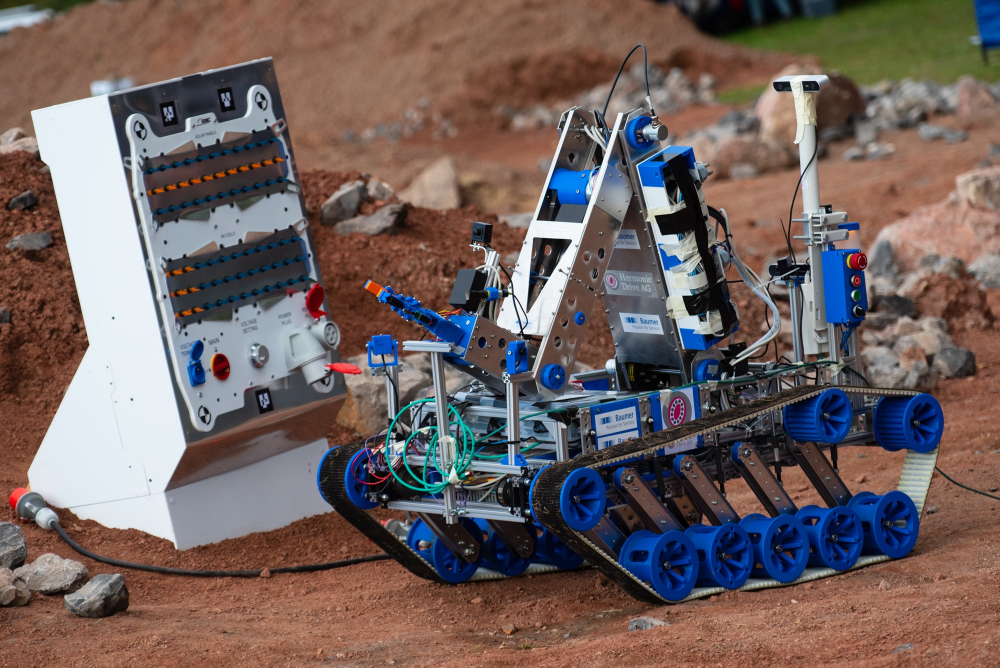
#> input picture 1-box/body/task-example.jpg, 2000 x 1335 px (shown at 1/2 size)
$ jupyter execute funclib_body.ipynb   (older library calls are emulated)
#> lines starting #> are read from the running program, lines starting #| are printed output that depends on the picture; after the words box and inside, x2 and y2 are one past the last pixel; in counts of white or black regions, pixels touching at a corner belong together
[cell 1]
def mythreshold(img2thr,thrmethod, thrparam):

     #adaptive param??

    if thrmethod=='canny':
        #requires 3 param , eg: thrparam=(120,255,0)
        ## also thrparam[1]=2*thrparam[0]
        img2thr_grey=cv2.cvtColor(img2thr, cv2.COLOR_RGB2GRAY)
        thrdimg = cv2.Canny(img2thr_grey, thrparam[0], thrparam[1], thrparam[2])
    elif thrmethod=='simple':
        #requires 2 param , eg: thrparam=(127,255)
        img2thr_grey=cv2.cvtColor(img2thr, cv2.COLOR_RGB2GRAY)
        _,thrdimg = cv2.threshold(img2thr_grey,thrparam[0], thrparam[1],cv2.THRESH_BINARY)
        #also cv2.THRESH_BINARY_INV , cv2.THRESH_TRUNC , cv2.THRESH_TOZERO , cv2.THRESH_TOZERO_INV
    elif thrmethod=='otsu':
        #requires 2 param , eg: thrparam=(0,255)
        img2thr_grey=cv2.cvtColor(img2thr, cv2.COLOR_RGB2GRAY)
        _,thrdimg = cv2.threshold(img2thr_grey,thrparam[0], thrparam[1],
                                           cv2.THRESH_BINARY+cv2.THRESH_OTSU)
    elif thrmethod=='adaptive':
        # requires 3 param , eg: thrparam=(255,11,2)
        img2thr_grey=cv2.cvtColor(img2thr, cv2.COLOR_RGB2GRAY)
        thrdimg=cv2.adaptiveThreshold(img2thr_grey,thrparam[0], cv2.ADAPTIVE_THRESH_MEAN_C,
                                      cv2.THRESH_BINARY,thrparam[1], thrparam[2])
        #also cv2.ADAPTIVE_THRESH_GAUSSIAN_C , same parameters
    elif thrmethod=='killcolor':
        #requires 2 param (vectorial) , eg: thrcol_low=(50,50,50) , thrcol_high=(255,255,255)
        thrcol_low=(thrparam[0],thrparam[1],thrparam[2])
        thrcol_high=(thrparam[3],thrparam[4],thrparam[5]) #color window
        thrimg_hsv=cv2.cvtColor(img2thr, cv2.COLOR_BGR2HSV) #hsv
        thrmask = cv2.bitwise_not(cv2.inRange(thrimg_hsv, thrcol_low,thrcol_high))
        thrdimg = thrmask# for the mask #cv2.bitwise_and(img2thr,img2thr, mask=thrmask) #for the masked image
    elif thrmethod=='letcolor':
        #requires 2 param (vectorial) ,
        thrcol_low=(thrparam[0],thrparam[1],thrparam[2])
        thrcol_high=(thrparam[3],thrparam[4],thrparam[5])
        thrimg_hsv=cv2.cvtColor(img2thr, cv2.COLOR_BGR2HSV)
        thrmask = cv2.inRange(thrimg_hsv, thrcol_low,thrcol_high)
        thrdimg = thrmask#cv2.bitwise_and(img2thr,img2thr, mask=thrmask)
    #else: print('not binarized!')
    return thrdimg

## switch, elif, dictionaris: which one to use?
#https://www.pydanny.com/why-doesnt-python-have-switch-case.html
#https://stackoverflow.com/questions/60208/replacements-for-switch-statement-in-python
## more efficient way to pass many parameters
#
# [42 lines left out: functions myfilter, mymorph, not called in this run]

[cell 2]
# [77 lines left out: function box_rectangles, not called in this run]

[cell 3]
import cv2
from matplotlib import pyplot as plt
import numpy as np
image = cv2.cvtColor(cv2.imread("body/task-example.jpg"), cv2.COLOR_BGR2RGB)
cannyparam=(120,255,0)
simpleparam=(127,255)
otsuparam=(0,255)
adaptiveparam=(255,11,2)
colorparam=(50,50,50,255,255,255)
drawcolor=(255,0,150)
drawthickness=3
threshimg = mythreshold(image,'letcolor',colorparam)
#> in mythreshold, `thrimg_hsv=cv2.cvtColor(img2thr, cv2.COLOR_BGR2HSV)`: thrimg_hsv: shape (1335, 2000, 3); mean H, S, V 80, 97.5, 126.4
#> in mythreshold, `thrmask = cv2.inRange(thrimg_hsv, thrcol_low,thrcol_high)`:
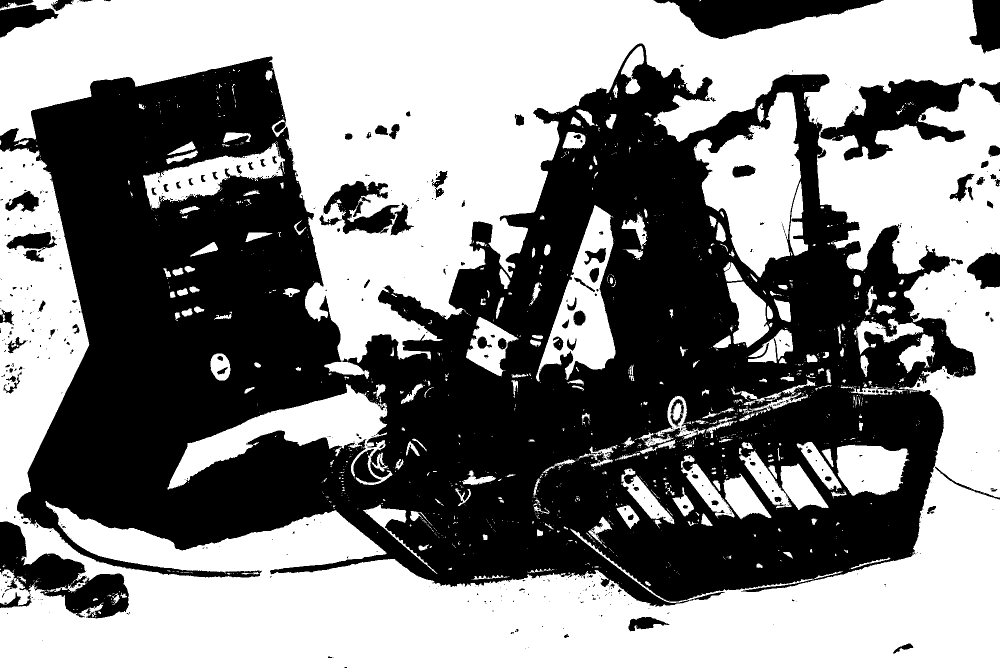
#> thrmask: shape (1335, 2000) (shown at 1/2 size); 52.2% white; 644 black regions (512 under 20 px)
plt.imshow(threshimg)
plt.show()
#histthrd,_ = np.histogram(threshimg,256,[0,256])
#plt.plot(histthrd)
#plt.show()

cnts = cv2.findContours(threshimg, cv2.RETR_EXTERNAL, cv2.CHAIN_APPROX_SIMPLE)
#> cnts = 1382 contours, 1179 with area under 20; largest, box (x1, y1, x2, y2) and area: (0, 0, 2000, 1335) 1206621, (1387, 184, 1602, 555) 43166, (335, 768, 785, 979) 29732, (1072, 410, 1231, 763) 25734, (286, 285, 570, 417) 14890
#implement the better funtion to pick cnts wrt py version
#cnts=imutils.xyz(cnts)

cnts = cnts[0] if len(cnts) == 2 else cnts[1]
if 1:
    for c in cnts:
        x,y,w,h = cv2.boundingRect(c)
        cv2.rectangle(image, (x,y), (x+w,y+h), drawcolor, drawthickness)
#> this loop made 1382 passes
#> (x, y, w, h) on passes 1, 2, 5: (190, 1232, 3, 3), (196, 1222, 6, 6), (222, 1196, 2, 4)
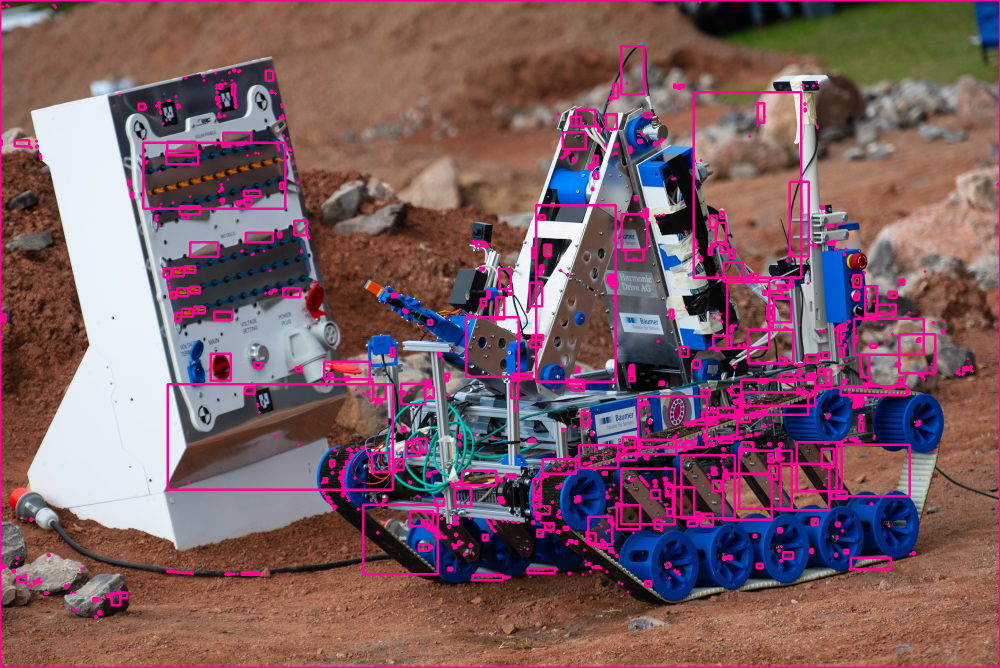
#> image: shape (1335, 2000, 3) (shown at 1/2 size); mean R, G, B 124.3, 92.6, 99.8
        # "WORKING"
else:
    for c in cnts:
        rect = cv2.minAreaRect(c)
        box = cv2.boxPoints(rect)
        box = np.int0(box)
        cv2.drawContours(image,[box],0,drawcolor,drawthickness)

plt.imshow(image)
plt.show()

[cell 4]
#totally stolen

import cv2
import time
import numpy as np

##################
DELAY = 0.02
USE_CAM = 1
IS_FOUND = 0

MORPH = 7
CANNY = 250
##################
# 420x600 oranı 105mmx150mm gerçek boyuttaki kağıt için
_width  = 600.0
_height = 420.0
_margin = 0.0
##################

if USE_CAM: video_capture = cv2.VideoCapture(0)

corners = np.array(
    [
    [[  _margin, _margin]],
    [[ _margin, _height + _margin  ]],
    [[ _width + _margin, _height + _margin  ]],
    [[ _width + _margin, _margin ]],
    ]
)

pts_dst = np.array( corners, np.float32 )

while True :

    if USE_CAM :
        ret, rgb = video_capture.read()
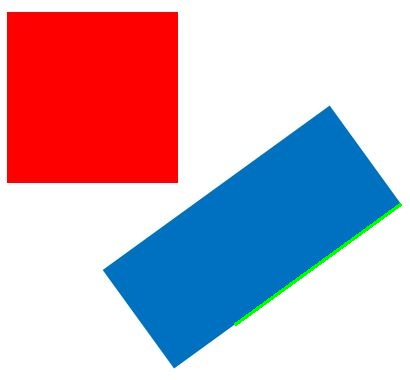
#> input picture 1-box/houghlines5.jpg, 410 x 380 px, given in place of the camera
#> rgb is the input picture: shape (380, 410, 3); mean B, G, R 192.2, 176.1, 197.8
    else :
        ret = 1
        rgb = cv2.imread( "opencv.jpg", 1 )

    if ( ret ):

        gray = cv2.cvtColor( rgb, cv2.COLOR_BGR2GRAY )
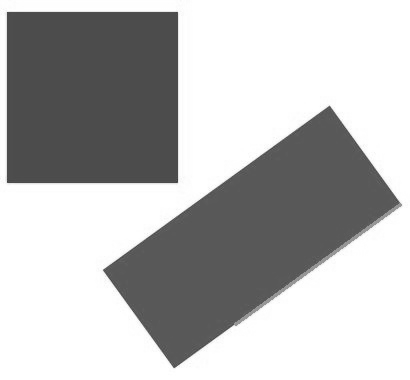
#> gray: shape (380, 410); min 61, max 255, mean 184.4

        gray = cv2.bilateralFilter( gray, 1, 10, 120 )

        edges  = cv2.Canny( gray, 10, CANNY )
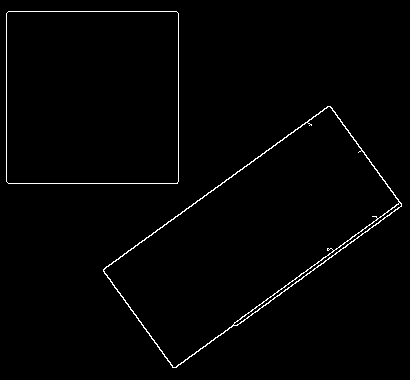
#> edges: shape (380, 410); 1.3% white in thin lines or dots

        kernel = cv2.getStructuringElement( cv2.MORPH_RECT, ( MORPH, MORPH ) )

        closed = cv2.morphologyEx( edges, cv2.MORPH_CLOSE, kernel )
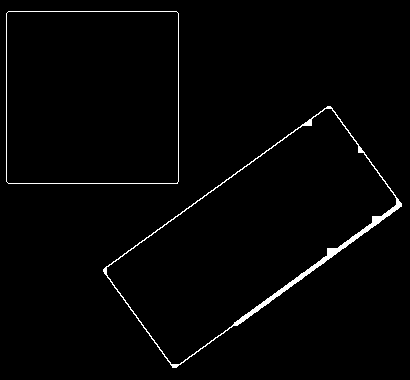
#> closed: shape (380, 410); 1.7% white; 2 white regions
        _,contours, h = cv2.findContours( closed, cv2.RETR_EXTERNAL, cv2.CHAIN_APPROX_SIMPLE )
#> contours = 2 contours; box (x1, y1, x2, y2) and area: (103, 106, 402, 368) 34698, (6, 11, 179, 184) 29576; h = [[1, -1, -1, -1], [-1, 0, -1, -1]]

        for cont in contours:

            # Küçük alanları pass geç
            if cv2.contourArea( cont ) > 5000 :

                arc_len = cv2.arcLength( cont, True )

                approx = cv2.approxPolyDP( cont, 0.2 * arc_len, True )

                if ( len( approx ) == 4 ):
                    IS_FOUND = 1
                    # [4 lines of commented-out code are left out]

                    pts_src = np.array( approx, np.float32 )

                    h, status = cv2.findHomography( pts_src, pts_dst )
                    out = cv2.warpPerspective( rgb, h, ( int( _width + _margin * 2 ), int( _height + _margin * 2 ) ) )

                    cv2.drawContours( rgb, [approx], -1, ( 255, 0, 0 ), 2 )

                else : pass
#> this loop made 2 passes
#> (arc_len, approx) on passes 1 to 2: (846.2, [[330, 106], [172, 367]]), (683.9, [[8, 11], [177, 183]])

        #cv2.imshow( 'closed', closed )
        #cv2.imshow( 'gray', gray )


        if IS_FOUND :
            cv2.namedWindow( 'out', cv2.CV_WINDOW_AUTOSIZE )
            cv2.imshow( 'out', out )

        if cv2.waitKey(27) & 0xFF == ord('q') :
#> (key q is pressed here)
            break

        if cv2.waitKey(99) & 0xFF == ord('c') :
            current = str( time.time() )
            cv2.imwrite( 'ocvi_' + current + '_edges.jpg', edges )
            cv2.imwrite( 'ocvi_' + current + '_gray.jpg', gray )
            cv2.imwrite( 'ocvi_' + current + '_org.jpg', rgb )
            print("Pictures saved")

        time.sleep( DELAY )

    else :
      #  print "Stopped"
        break

if USE_CAM : video_capture.release()
cv2.destroyAllWindows()
